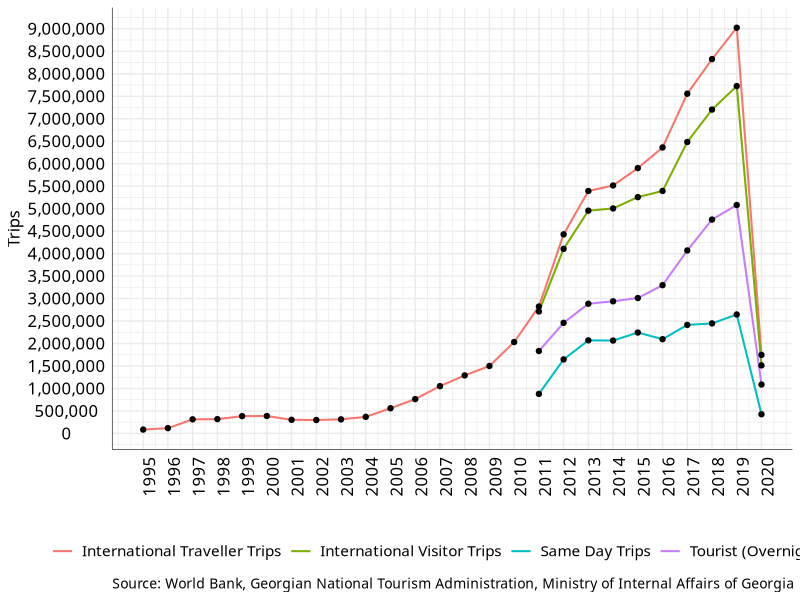

The R script that drew this image: (Note: this script raises an error after producing the figure.)
rm(list=ls())    # clear the workspace

#=== Temur Gugushvii === 

library(tidyr)
library(ggplot2)
library(tidyverse)
library(readxl)
library(dplyr)
library(ggthemes)
library(dplyr)
library(scales)
library(grid)



tg_tourism_trips <- read.csv("data/khokhobaia_gugushvili_fig_3_tourism_trips_1995.csv")

tg_tourism_trips <- tg_tourism_trips %>%
                    dplyr::filter(#type != "International Traveller Trips_!", 
                                  #type != "Same Day Trips",
                                  #type != "International Visitor Trips",
                                  year < 2021)

khokhobaia_gugushvili_fig_3_tourism_trips_1995 <- ggplot2::ggplot(tg_tourism_trips, aes(year, trips, group = type_trips, color = type_trips))+
                      geom_line(size = 0.7)+
                      geom_point(size = 1.5, color = "black")+
                      theme_minimal(base_family="Sylfaen")+
                      theme(axis.title.x = element_text(colour="black", size=12, hjust=0.5),
                            axis.title.y = element_text(colour="black", size=12, hjust=0.5),
                            axis.text.x=element_text(angle = 90, hjust=0.5, size=12, colour="black"),
                            axis.text.y=element_text(angle = 0, hjust=0.5, size=12, colour="black"),
                            plot.caption = element_text(size=10, colour="black", hjust=0),
                            legend.position = "bottom",
                            legend.text=element_text(colour="black", size=11),
                            axis.line = element_line(size = 0.2, colour = "black"))+
                      labs(caption = "Source: World Bank, Georgian National Tourism Administration, Ministry of Internal Affairs of Georgia",
                           x = "",
                           y = "Trips")+
                      scale_color_discrete(name = "",
                                           labels = c("International Traveller Trips",
                                                      "International Visitor Trips",
                                                      "Same Day Trips",
                                                      "Tourist (Overnight) Trips"))+
                      scale_x_continuous(breaks=seq(1995, 2020, 1))+
                      scale_y_continuous(breaks=seq(0, 10000000, 500000), labels = scales::comma)


#Save the ggplot
ggsave("visualization/khokhobaia_gugushvili_fig_3_tourism_trips_1995.png", 
       plot = khokhobaia_gugushvili_fig_3_tourism_trips_1995,
       units = "mm",
       width = 300,
       height = 175) 


